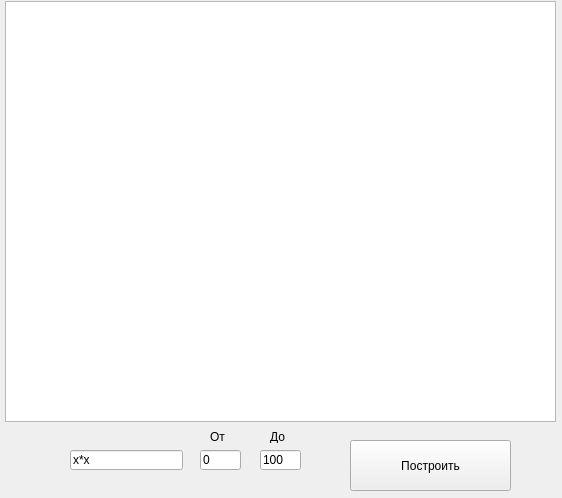
<?xml version="1.0" encoding="UTF-8"?>
<ui version="4.0">
 <class>MainWindow</class>
 <widget class="QMainWindow" name="MainWindow">
  <property name="geometry">
   <rect>
    <x>0</x>
    <y>0</y>
    <width>562</width>
    <height>498</height>
   </rect>
  </property>
  <property name="windowTitle">
   <string>MainWindow</string>
  </property>
  <widget class="QWidget" name="centralwidget">
   <widget class="PlotWidget" name="gragh">
    <property name="geometry">
     <rect>
      <x>5</x>
      <y>1</y>
      <width>551</width>
      <height>421</height>
     </rect>
    </property>
   </widget>
   <widget class="QPushButton" name="btn">
    <property name="geometry">
     <rect>
      <x>350</x>
      <y>440</y>
      <width>161</width>
      <height>51</height>
     </rect>
    </property>
    <property name="text">
     <string>Построить</string>
    </property>
   </widget>
   <widget class="QLineEdit" name="line">
    <property name="geometry">
     <rect>
      <x>70</x>
      <y>450</y>
      <width>113</width>
      <height>20</height>
     </rect>
    </property>
    <property name="text">
     <string>x*x</string>
    </property>
   </widget>
   <widget class="QLineEdit" name="lineEdit">
    <property name="geometry">
     <rect>
      <x>200</x>
      <y>450</y>
      <width>41</width>
      <height>20</height>
     </rect>
    </property>
    <property name="text">
     <string>0</string>
    </property>
   </widget>
   <widget class="QLabel" name="label">
    <property name="geometry">
     <rect>
      <x>210</x>
      <y>430</y>
      <width>47</width>
      <height>13</height>
     </rect>
    </property>
    <property name="text">
     <string>От</string>
    </property>
   </widget>
   <widget class="QLineEdit" name="lineEdit_2">
    <property name="geometry">
     <rect>
      <x>260</x>
      <y>450</y>
      <width>41</width>
      <height>20</height>
     </rect>
    </property>
    <property name="text">
     <string>100</string>
    </property>
   </widget>
   <widget class="QLabel" name="label_2">
    <property name="geometry">
     <rect>
      <x>270</x>
      <y>430</y>
      <width>47</width>
      <height>13</height>
     </rect>
    </property>
    <property name="text">
     <string>До</string>
    </property>
   </widget>
  </widget>
 </widget>
 <customwidgets>
  <customwidget>
   <class>PlotWidget</class>
   <extends>QGraphicsView</extends>
   <header>pyqtgraph</header>
  </customwidget>
 </customwidgets>
 <resources/>
 <connections/>
</ui>
